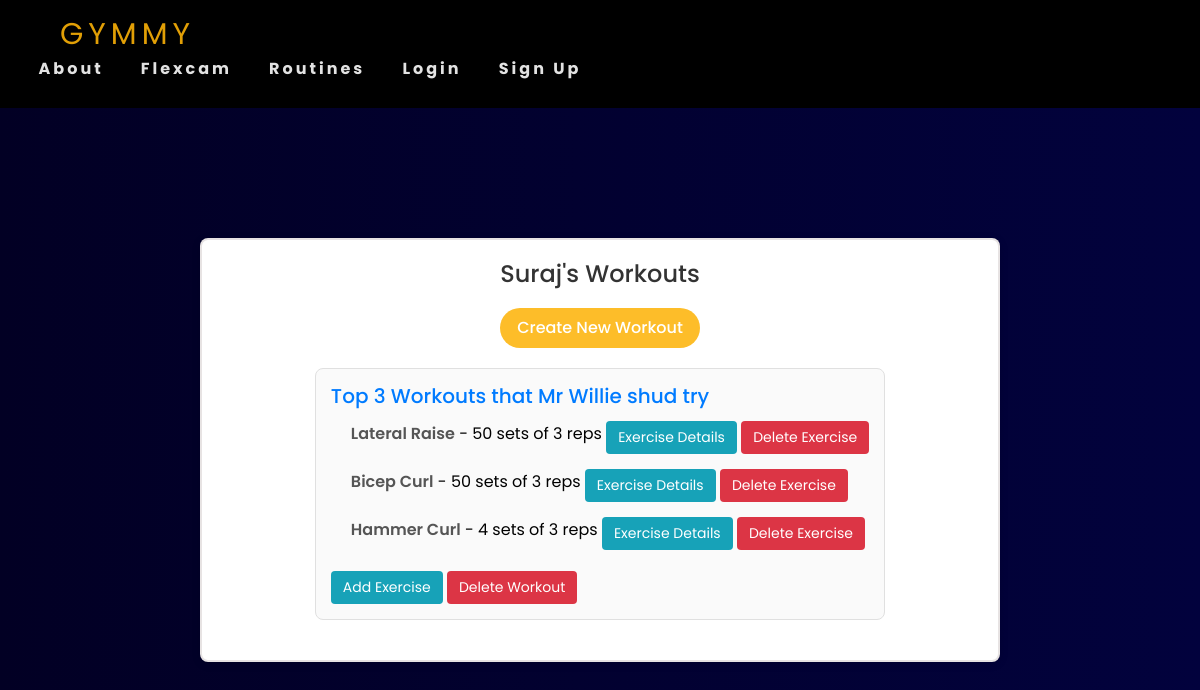
Screenshot of /my_workouts/Suraj/ with the database file from the repository.
### gymmy/models.py (models this page shows, shortened)
class Workout(models.Model):
    user = models.ForeignKey(User, on_delete=models.CASCADE, related_name='workouts')
    name = models.CharField(max_length=50)

class WorkoutExercise(models.Model):
    workout = models.ForeignKey(Workout, on_delete=models.CASCADE, related_name='exercises')
    routine = models.ForeignKey(Routines, on_delete=models.CASCADE)
    reps = models.PositiveIntegerField(default=1)
    sets = models.PositiveIntegerField(default=1)

class Routines(models.Model):
    routine = models.CharField(max_length=30)
    category = models.ForeignKey(Category, on_delete=models.CASCADE, default=1)
    description = models.CharField(max_length=500, default='', blank=True, null=True)
    image = models.ImageField(upload_to='uploads/routine/')
    favorites = models.ManyToManyField(User, related_name='favourite_routines', blank=True)
    instructions = models.TextField(blank=True, null=True)
    benefits = models.TextField(blank=True, null=True)
    class Meta:
        verbose_name_plural = 'routines'

### gymmy/views.py (the view, shortened to what this page needs)
# urls.py: path('my_workouts/', views.my_workouts, name='my_workouts'),
def my_workouts(request, username=None):
    if username:
        user = get_object_or_404(User, username=username)
    else:
        user = request.user
    workouts = Workout.objects.filter(user=user)
    routines = Routines.objects.all()
    return render(request, 'gymmy/my_workouts.html', {'workouts': workouts, 'profile_user': user, 'routines': routines})

### gymmy/templates/gymmy/my_workouts.html (shortened to what this page needs)
{% extends 'gymmy/base.html' %}
{% load static %}
{% block css %}<link rel="stylesheet" href="{% static 'css/myworkouts.css' %}">{% endblock %}
{% block content %}
<div class="profile-container">
    <h2>{{ profile_user.username }}'s Workouts</h2>
     <button id="create-workout-button" class="btn-create ">Create New Workout</button>
    {% if workouts %}
        {% for workout in workouts %}
            <div class="workout">
                <h3>{{ workout.name }}</h3>
                <ul>
                    {% for exercise in workout.exercises.all %}
                        <li>
                            <strong>{{ exercise.routine.routine }}</strong> -
                            {{ exercise.sets }} sets of {{ exercise.reps }} reps
                            <a href="{% url 'exercise_details' exercise.routine.id %}" class="btn btn-info">Exercise Details</a>
                            <form method="POST" action="{% url 'delete_exercise' exercise.id %}" style="display:inline;">
                                <button type="submit" class="btn btn-danger" onclick="return confirm('Are you sure you want to delete this workout?');">Delete Exercise</button>
                            </form>
                        </li>
                    {% empty %}
                        <li>No exercises added yet.</li>
                    {% endfor %}
                </ul>
                <button class="add-exercise-button btn btn-info" data-workout-id="{{ workout.id }}">Add Exercise</button>
                <form method="POST" action="{% url 'delete_workout' workout.id %}" style="display:inline;">
                    <button type="submit" class="btn btn-danger" onclick="return confirm('Are you sure you want to delete this workout?');">Delete Workout</button>
                </form>
            </div>
        {% endfor %}
    {% else %}
        <p>You have no workouts yet. Start creating your workouts!</p>
    {% endif %}
</div>
{% endblock %}

### gymmy/static/css/base.css (style rules this page uses)
* { padding: 0; margin: 0; box-sizing: border-box; }
li::marker { font-size: 3em; line-height: .1; }

### gymmy/static/css/profile.css (style rules this page uses)
* { margin: 0; padding: 0; box-sizing: border-box; font-family: "Poppins", sans-serif; }
.profile-container { width: 100%; max-width: 800px; background: #f9f9f9; border: 2px solid rgba(136, 118, 118, 0.2); backdrop-filter: blur(15px); box-shadow: 0 0 10px rgba(136, 118, 118, 0.2); color: #000; border-radius: 10px; padding: 30px; display: flex; flex-direction: column; align-items: center; }

### gymmy/static/css/myworkouts.css (style rules this page uses)
* { padding: 0; margin: 0; box-sizing: border-box; }
.profile-container { max-width: 800px; margin: 0 auto; padding: 20px; background-color: #fff; border-radius: 8px; box-shadow: 0 2px 10px rgba(0, 0, 0, 0.1); }
h2 { margin-bottom: 20px; font-size: 24px; color: #333; text-align: center; }
.workout { margin-bottom: 20px; padding: 15px; border: 1px solid #e0e0e0; border-radius: 8px; background-color: #fafafa; }
.workout h3 { margin-top: 0; font-size: 20px; color: #007bff; }
.workout ul { padding-left: 20px; list-style-type: none; }
.workout ul li { margin-bottom: 10px; font-size: 16px; }
.workout ul li strong { font-weight: 600; color: #555; }
.btn { padding: 6px 12px; font-size: 14px; border-radius: 4px; cursor: pointer; text-decoration: none; display: inline-block; margin-top: 5px; }
.btn-info { background-color: #17a2b8; border: none; color: #fff; }
.btn-danger { background-color: #dc3545; border: none; color: #fff; }
.btn-create { margin-bottom: 20px; border-radius: 20px; width: 200px; height: 40px; background: #fdbd29; border: none; color: white; font-weight: 500; cursor: pointer; }

### rows the page displays
Workout: name "Top 3 Workouts that Mr Willie shud try"
WorkoutExercise: routine.routine "Lateral Raise", sets "50", reps "3"
WorkoutExercise: routine.routine "Bicep Curl", sets "50", reps "3"
WorkoutExercise: routine.routine "Hammer Curl", sets "4", reps "3"

### other values shown
{{ profile_user.username }} "Suraj"
